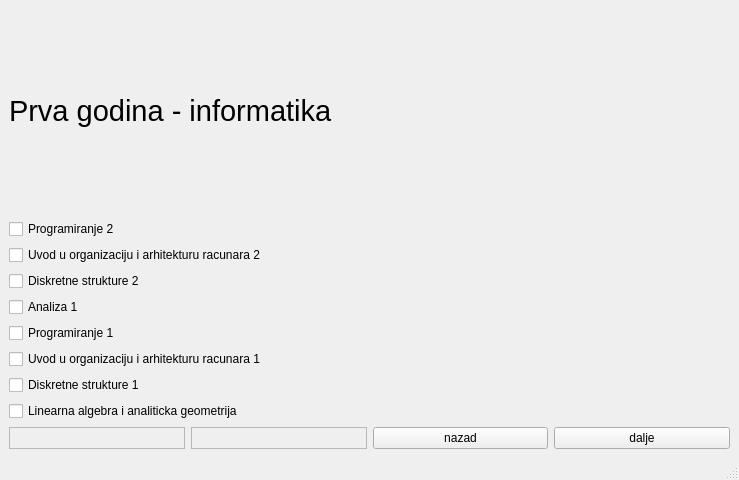
<?xml version="1.0" encoding="UTF-8"?>
<ui version="4.0">
 <class>FirstYearI</class>
 <widget class="QMainWindow" name="FirstYearI">
  <property name="geometry">
   <rect>
    <x>0</x>
    <y>0</y>
    <width>739</width>
    <height>480</height>
   </rect>
  </property>
  <property name="windowTitle">
   <string>MainWindow</string>
  </property>
  <widget class="QWidget" name="centralwidget">
   <layout class="QGridLayout" name="gridLayout">
    <item row="4" column="0">
     <layout class="QVBoxLayout" name="verticalLayout_2">
      <item>
       <widget class="QCheckBox" name="checkBox_6">
        <property name="text">
         <string>Programiranje 2</string>
        </property>
       </widget>
      </item>
      <item>
       <widget class="QCheckBox" name="checkBox_7">
        <property name="text">
         <string>Uvod u organizaciju i arhitekturu racunara 2</string>
        </property>
       </widget>
      </item>
      <item>
       <widget class="QCheckBox" name="checkBox_8">
        <property name="text">
         <string>Diskretne strukture 2</string>
        </property>
       </widget>
      </item>
      <item>
       <widget class="QCheckBox" name="checkBox_9">
        <property name="text">
         <string>Analiza 1</string>
        </property>
       </widget>
      </item>
     </layout>
    </item>
    <item row="5" column="0">
     <layout class="QVBoxLayout" name="verticalLayout">
      <item>
       <widget class="QCheckBox" name="checkBox_2">
        <property name="text">
         <string>Programiranje 1</string>
        </property>
        <property name="checked">
         <bool>false</bool>
        </property>
       </widget>
      </item>
      <item>
       <widget class="QCheckBox" name="checkBox_5">
        <property name="text">
         <string>Uvod u organizaciju i arhitekturu racunara 1</string>
        </property>
       </widget>
      </item>
      <item>
       <widget class="QCheckBox" name="checkBox_4">
        <property name="text">
         <string>Diskretne strukture 1</string>
        </property>
       </widget>
      </item>
      <item>
       <widget class="QCheckBox" name="checkBox_3">
        <property name="text">
         <string>Linearna algebra i analiticka geometrija</string>
        </property>
       </widget>
      </item>
     </layout>
    </item>
    <item row="0" column="0">
     <widget class="QLabel" name="label_6">
      <property name="font">
       <font>
        <pointsize>22</pointsize>
       </font>
      </property>
      <property name="text">
       <string>Prva godina - informatika</string>
      </property>
     </widget>
    </item>
    <item row="6" column="0">
     <layout class="QHBoxLayout" name="horizontalLayout">
      <item>
       <widget class="QFrame" name="frame">
        <property name="frameShape">
         <enum>QFrame::StyledPanel</enum>
        </property>
        <property name="frameShadow">
         <enum>QFrame::Raised</enum>
        </property>
       </widget>
      </item>
      <item>
       <widget class="QFrame" name="frame_2">
        <property name="frameShape">
         <enum>QFrame::StyledPanel</enum>
        </property>
        <property name="frameShadow">
         <enum>QFrame::Raised</enum>
        </property>
       </widget>
      </item>
      <item>
       <widget class="QPushButton" name="back_button">
        <property name="text">
         <string>nazad</string>
        </property>
       </widget>
      </item>
      <item>
       <widget class="QPushButton" name="forward_button">
        <property name="text">
         <string>dalje</string>
        </property>
       </widget>
      </item>
     </layout>
    </item>
   </layout>
  </widget>
  <widget class="QStatusBar" name="statusbar"/>
 </widget>
 <resources/>
 <connections/>
 <slots>
  <slot>on_forward_button_clicked()</slot>
 </slots>
</ui>
